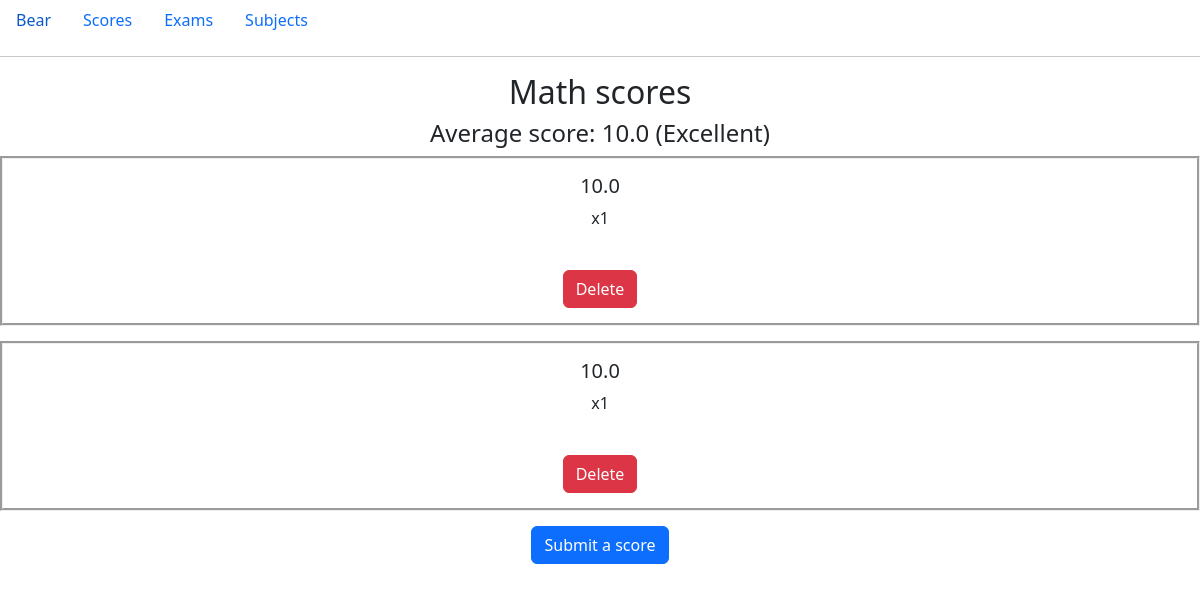
The app's page /subjects/3 with its own data.
### learning/models.py (models this page shows, shortened)
class Subject(models.Model):
    name = models.CharField(max_length=1000)
    avg_point = models.FloatField(blank=True, null=True)

class Score(models.Model):
    subject = models.ForeignKey(Subject, on_delete=models.CASCADE)
    point = models.FloatField(blank=True, null=True)
    kind = models.IntegerField(default=1)

### learning/views.py (the view)
# urls.py: path("subjects/<int:id>", views.subject, name="subject"),
def subject(request, id):
    sub = Subject.objects.get(pk=id)
    if request.method == "POST":
        score_id = request.POST.get("score")
        if score_id:
            score = Score.objects.get(pk=score_id)
            score.delete()
            sub.avg_point = avg_point(sub)
            sub.save()
        else:
            score = request.POST.get('point')
            kind = request.POST.get('kind')
            Score.objects.create(subject=sub, point=score, kind=kind)
            try:
                sub.avg_point = avg_point(sub)
                sub.save()
            except:
                pass
        return HttpResponseRedirect(reverse('subject', args=[id]))
    else:
        return render(request, "learning/subject.html", {
            "subject":sub,
            "scores": Score.objects.filter(subject=Subject.objects.get(pk=id)),
            "e": evaluate(sub.avg_point)
        })

### learning/views.py (called while the page is built)
def evaluate(score):
    try:
        if score >= 9:
            a = "Excellent"
        elif score >= 8:
            a = "Good"
        elif score >= 6.5:
            a = "OK"
        else:
            a = "Not Good"
        return a
    except:
        return "Not Defined"

### learning/templates/learning/subject.html (shortened to what this page needs)
{% extends 'learning/layout.html' %}
{% block body %}
{% if scores %}
<h2>{{subject.name}} scores</h2>
<h4>Average score: {{subject.avg_point}} ({{e}})</h4>
{% for score in scores %}
<div>
    <h5>{{score.point}}</h5>
    <p>x{{score.kind}}</p><br>
    <form action="{% url 'subject' subject.id %}" method="POST">
    <input type="submit" class="btn btn-danger" value="Delete">
    </form>
</div>
{% endfor %}
{% else %}
Nothing yet...<br>
{% endif %}
<button class="btn btn-primary">Submit a score</button><Br><br>
{% endblock %}

### learning/static/learning/style.css (style rules this page uses)
* { text-align: center; }
div { border-style: groove; padding: 15px; margin-bottom: 15px; text-align: center; }

### records on screen
Subject: name "Math", avg_point "10.0"
Score: point "10.0", kind "1"
Score: point "10.0", kind "1"

### other values on screen
{{ e }} "Excellent"
